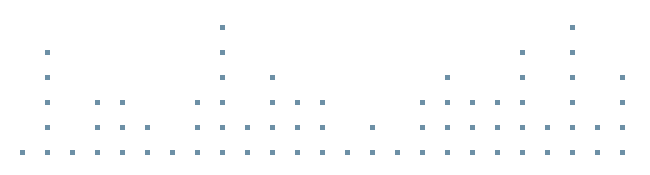
Frame 1 (no input)
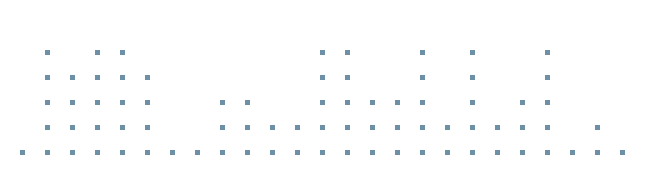
Frame 2 (the mouse pressed at the canvas centre, redrawn once)

The Processing sketch that drew these frames (run headless with seeded random() and noise(); the mouse was pressed at the canvas centre and the sketch redrawn once):

// Processing sketch: ni_shredder
// ── ni_shredder.pde
int[] x = new int[25];

void setup() {
  size(650, 175);
  fill(109, 144, 166);
  noStroke();
  noSmooth();
  noLoop();
}

void draw() {
  background(255); // draw background so that old shredder gets covered
  // set number of pixels per column
  for (int i = x.length-1; i >= 0; i--) {
    x[i] = round(random(1, 6));
  }
  
  // iteration x[] draws from left -> right
  for (int ix = 0; ix <= x.length-1; ix++) {
    // draw pixels per column
    for (int iy = 0; iy <= x[ix]; iy++) {
      rect((ix*25)+20, height-(iy*25), 5, 5);
    }
  }
}

void mousePressed() {
  redraw();
}
